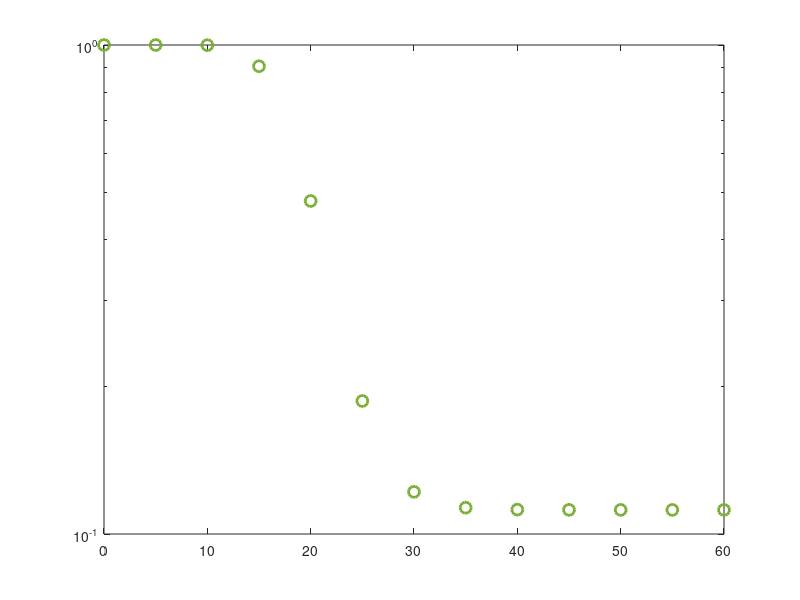

This chart was generated by the following MATLAB code: (Note: this script raises an error after producing the figure.)

clear all;clc ;close all;
N = 1e6; %iterasyon

ps_dB = 0:5:60;
ps=db2pow(ps_dB);

%pe_dB=0;
%pe=db2pow(pe_dB);

pr=ps;

var_hsr=1;
var_hrd1=1;var_hrd2=1;
var_hsd1=1;var_hsd2=1;
var_hre=1;


hsr  = sqrt(var_hsr/2) *(randn(1,N) + 1i*randn(1,N)); % Channel Gain of hsr
hrd1 = sqrt(var_hrd1/2)*(randn(1,N) + 1i*randn(1,N)); % Channel Gain of hrd1
hrd2 = sqrt(var_hrd2/2)*(randn(1,N) + 1i*randn(1,N)); % Channel Gain of hrd2
hsd1 = sqrt(var_hsd1/2)*(randn(1,N) + 1i*randn(1,N));% Channel Gain of hsd1
hsd2 = sqrt(var_hsd2/2)*(randn(1,N) + 1i*randn(1,N));% Channel Gain of hsd2
hre  = sqrt(var_hre/2) *(randn(1,N) + 1i*randn(1,N));% Channel Gain of hre

hsr_square = abs(hsr).^2; % Channel Coefficient hsr
hrd1_square = abs(hrd1).^2; % Channel Coefficient hrd1
hrd2_square = abs(hrd2).^2;% Channel Coefficient hrd2
hsd1_square = abs(hsd1).^2;% Channel Coefficient hsd1
hsd2_square = abs(hsd2).^2;% Channel Coefficient hsd2
hre_square = abs(hre).^2;% Channel Coefficient hre


a1_setup=[0.75 0.85 0.95 ];
a2_setup=[(1-a1_setup(1)) (1-a1_setup(2)) (1-a1_setup(3))];

%R1,R2,Pe


R1_Setup = [ 0.3 0.3 0.3];
R2_Setup = [ 2 2 2];
pe_Setup = [0 0 0];
for kk = 1:max(size(R1_Setup))

a1= a1_setup(kk);
a2= a2_setup(kk);   
R1=R1_Setup(kk);
R2=R2_Setup(kk);
pe=10.^(0.1*pe_Setup(kk));
for i = 1:length(ps_dB)

YSR1_NOMA = (a1*ps(i)*hsr_square)/((a2*ps(i)*hsr_square)+1);
YSR2_NOMA = (a2*ps(i)*hsr_square);

YSD1_NOMA = (a1*ps(i)*hsd1_square)/((a2*ps(i)*hsd1_square)+1);
YSD2_NOMA = (a2*ps(i)*hsd2_square);

YRD1_NOMA = (a1*ps(i)*hrd1_square)/((a2*ps(i)*hrd1_square)+1);
YRD2_NOMA = (a2*ps(i)*hrd2_square);

Tot_Y1 = max(YSD1_NOMA,min(YSR1_NOMA,YRD1_NOMA));

Tot_Y2 = max(YSD2_NOMA,min(YSR2_NOMA,YRD2_NOMA));


YRE1 = (a1*pe*hre_square);
YRE2 = (a2*pe*hre_square);
    
Capacity_SD1 = 0.5*log2(1+Tot_Y1);
Capacity_SD2 = 0.5*log2(1+Tot_Y2);


Capacity_RE1 = 0.5*log2(1+YRE1);
Capacity_RE2 = 0.5*log2(1+YRE2);

%Secrecy_NOMA1=0.5*log2((1+Tot_Y1)./(1+YRE1));
%Secrecy_NOMA2=0.5*log2((1+Tot_Y2)./(1+YRE2));

Secrecy_NOMA1 = max(0,Capacity_SD1-Capacity_RE1);
Secrecy_NOMA2 = max(0,Capacity_SD2-Capacity_RE2);


    SOP_1 = find(Secrecy_NOMA1>R1);
    SOP_2 = find(Secrecy_NOMA2>R2);
     
     PSOP_1(kk,i)=length(SOP_1)/N;  
     PSOP_2(kk,i)=length(SOP_2)/N;  
     
     Tot_SOP(kk,i) = 1-((PSOP_1(kk,i))*PSOP_2(kk,i));
     
     Tot_SOP1(kk,i) =  (1-PSOP_1(kk,i))+ (1-PSOP_2(kk,i))-((1-PSOP_2(kk,i))*(1-PSOP_1(kk,i)));
           
     
end
end
figure
semilogy(ps_dB,Tot_SOP1(1,:),'Marker','o','Linewidth',2,'MarkerSize',8,'Color','#77AC30','LineStyle','none'),hold on
semilogy(ps_dB,Tot_SOP1(2,:),'Marker','hexagram','Linewidth',2,'MarkerSize',8,'Color','#0072BD','LineStyle', ' none '),
semilogy(ps_dB,Tot_SOP1(3,:),'Marker','x','Linewidth',2,'MarkerSize',8,'Color','#7E2F8E','LineStyle',' none '),

NOMA_THEO(R1_Setup,R2_Setup,pe_Setup,a1_setup,a2_setup);
Fig6_OMA_Theory(R1_Setup,R2_Setup,pe_Setup);
legend('NOMA p_{1}^{2}=0.75 sim.', 'NOMA p_{1}^{2}=0.85 sim.', 'NOMA p_{1}^{2}=0.95 sim.', 'NOMA ana.', '', '', '', '', '', 'OMA ana.', 'OMA sim.', '', 'FontSize',11)

%semilogy(ps_dB,Asymptotic(1,:),'Linewidth',1,'Color',[0.0,0.0,0.0],'LineStyle','--'),hold on
%semilogy(ps_dB,Asymptotic(2,:),'Linewidth',1,'Color',[0.0,0.0,0.0],'LineStyle','-'),
%semilogy(ps_dB,Asymptotic(3,:),'Linewidth',1,'Color',[0.0,0.0,0.0],'LineStyle','-'),


%figure
%semilogy(ps_dB, Tot_SOP, 'Linewidth',1,'Color',[0.0,1.0,0.0],'LineStyle','-');
%hold on;

%semilogy(ps_dB, Tot_SOP, 'Linewidth',1,'Color',[1.0,0.0,0.0],'LineStyle','-');
%semilogy(ps_dB, Sonuc,'Linewidth',2,'Color',[1.0,0.0,0.0],'LineStyle','-');

grid on
xlabel('SNR (dB)','FontSize', 15);
ylabel('Secrecy Outage Probability','FontSize', 15);
axis([0 60  1e-4 1])
